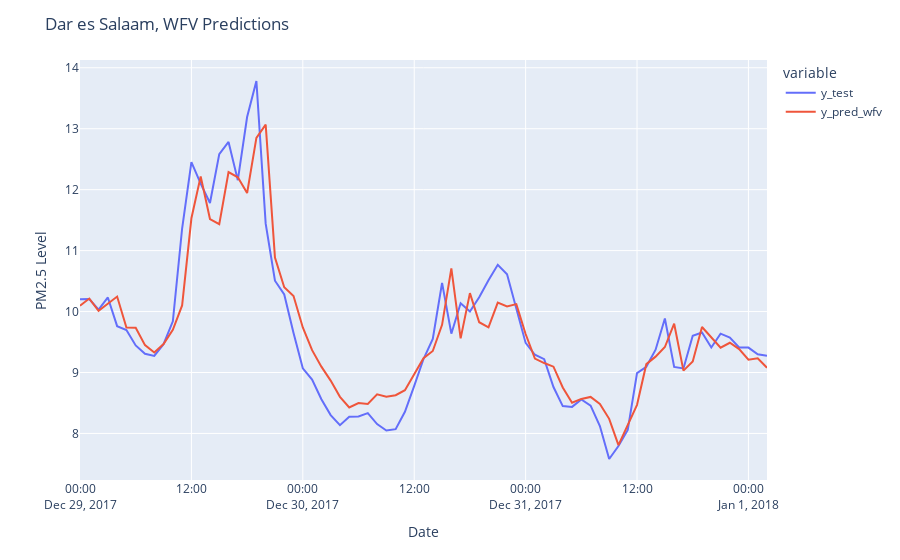

Write notebook code for a chart like this one.
### Markdown cell above
Puts the values for y_test and y_pred_wfv into the DataFrame df_pred_test
Then plot df_pred_test using plotly express.

### Code cell
df_pred_test = pd.DataFrame({'y_test': y_test,'y_pred_wfv': y_pred_wfv}, index=y_test.index)
fig = px.line(df_pred_test)
fig.update_layout(
    title="Dar es Salaam, WFV Predictions",
    xaxis_title="Date",
    yaxis_title="PM2.5 Level",
)

fig.write_image("images/3-5-18.png", scale=1, height=500, width=700)

fig.show()
